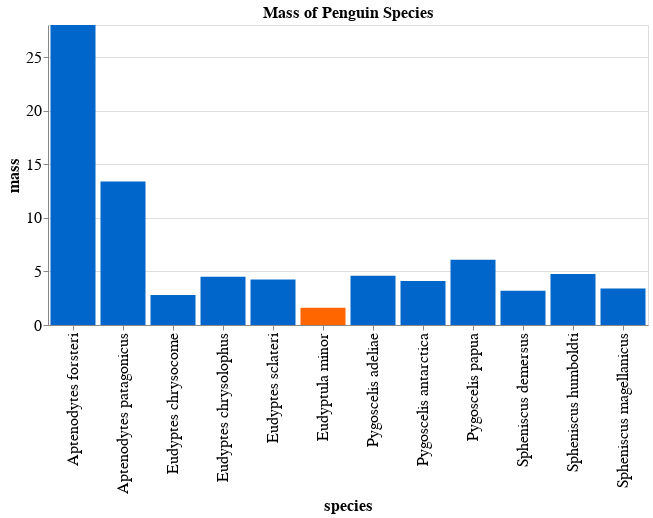

Notebook cell for this chart:
### Code cell
#Using Vega visualization to highligh the smallest penguin species 
alt.Chart(penguins_df, title = "Mass of Penguin Species").mark_bar().encode(
    x='species:O',
    y="mass:Q",
    #highlight smallest penguin species
    color=alt.condition(
        alt.datum.species == 'Eudyptula minor',  #If the species is "Eudyptula minor" this test returns True,
        alt.value('#FF6600'),     #highlight a bar with orange (#FF6600)
        alt.value('#0066cc')   #And blue (#0066cc) for the rest of the bars
     )
).properties(width=600).configure_axis(
    labelFontSize=16,
    titleFontSize=16
).configure_title(fontSize=16)

### Figure 1 — Vega-Lite specification as saved in the notebook (floating-point values rounded to 4 significant figures)
{"config": {"view": {"continuousWidth": 400, "continuousHeight": 300}, "axis": {"labelFontSize": 16, "titleFontSize": 16}, "title": {"fontSize": 16}}, "data": {"name": "data-a86c60234ff96482fa4ffcd7d51c9e3f"}, "mark": "bar", "encoding": {"color": {"condition": {"value": "#FF6600", "test": "(datum.species === 'Eudyptula minor')"}, "value": "#0066cc"}, "x": {"field": "species", "type": "ordinal"}, "y": {"field": "mass", "type": "quantitative"}}, "title": "Mass of Penguin Species", "width": 600, "$schema": "https://vega.github.io/schema/vega-lite/v4.17.0.json", "datasets": {"data-a86c60234ff96482fa4ffcd7d51c9e3f": [{"species": "Aptenodytes forsteri", "mass": 28.0, "molecular_weight": 42460.0, "GC_content": 48.38}, {"species": "Aptenodytes patagonicus", "mass": 13.4, "molecular_weight": 42560.0, "GC_content": 49.69}, {"species": "Eudyptes chrysocome", "mass": 2.8, "molecular_weight": 42480.0, "GC_content": 51.18}, {"species": "Eudyptes chrysolophus", "mass": 4.5, "molecular_weight": 42450.0, "GC_content": 50.92}, {"species": "Eudyptes sclateri", "mass": 4.25, "molecular_weight": 42480.0, "GC_content": 50.83}, {"species": "Eudyptula minor", "mass": 1.6, "molecular_weight": 42490.0, "GC_content": 49.26}, {"species": "Pygoscelis adeliae", "mass": 4.6, "molecular_weight": 42460.0, "GC_content": 49.08}, {"species": "Pygoscelis antarctica", "mass": 4.1, "molecular_weight": 42400.0, "GC_content": 47.77}, {"species": "Pygoscelis papua", "mass": 6.1, "molecular_weight": 42600.0, "GC_content": 47.16}, {"species": "Spheniscus demersus", "mass": 3.2, "molecular_weight": 42430.0, "GC_content": 48.29}, {"species": "Spheniscus humboldti", "mass": 4.75, "molecular_weight": 42400.0, "GC_content": 49.26}, {"species": "Spheniscus magellanicus", "mass": 3.4, "molecular_weight": 42460.0, "GC_content": 48.21}]}}
